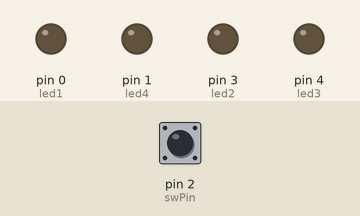
This sketch was run on a simulated Arduino Uno, built with avr-gcc and run on an emulated ATmega328P. Parts: output pins drawn as LEDs (lit = HIGH). The inputs (shaded band) are chosen by the test bench; at power-on: pin 2 (swPin) HIGH. Random numbers use the default seed unless the sketch sets one.

Above: at 1.4 s.
1.5 s: pin 2 (swPin) pulled LOW for 0.15 s
At 3.4 s:
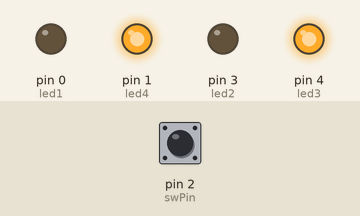
4.5 s: pin 2 (swPin) pulled LOW for 1 s
At 7.2 s:
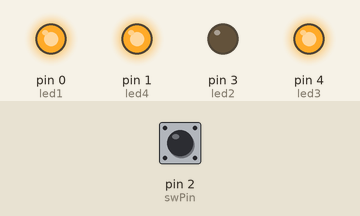
7.5 s: pin 2 (swPin) pulled LOW for 3.2 s
At 12.8 s:
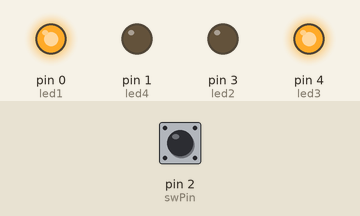
Timing chart, 0 to 14.3 s (numbered marks = the images above; inputs shaded):
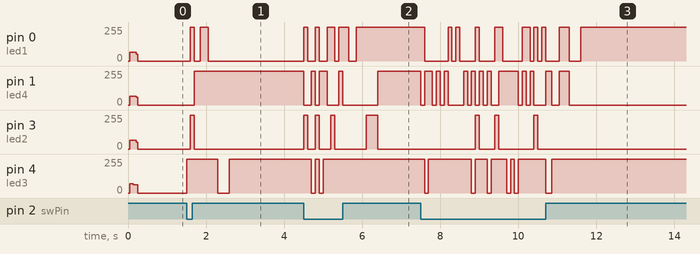

Measured:
- after the input at 1.5 s, pin 0 (led1): 0/255 → 255/255 after 0.10 s, → 0/255 0.10 s later, → 255/255 0.15 s later, → 0/255 0.20 s later; pin 1 (led4): 0/255 → 255/255 after 0.20 s; pin 3 (led2): 0/255 → 255/255 after 0.10 s, → 0/255 0.10 s later; pin 4 (led3): 0/255 → 255/255 at once, → 0/255 0.80 s later, → 255/255 0.30 s later
- after the input at 4.5 s, pin 0 (led1): 0/255 → 255/255 at once, → 0/255 0.10 s later, → 255/255 0.20 s later, → 0/255 0.10 s later, … (9 changes in this stretch); pin 1 (led4): 255/255 → 0/255 at once, → 255/255 0.20 s later, → 0/255 0.10 s later, → 255/255 0.10 s later, … (8 changes in this stretch)
- after the input at 7.5 s, pin 0 (led1): 255/255 → 0/255 after 0.10 s, → 255/255 0.60 s later, → 0/255 0.10 s later, → 255/255 0.10 s later, … (18 changes in this stretch); pin 1 (led4): 255/255 → 0/255 at once, → 255/255 0.10 s later, → 0/255 0.20 s later, → 255/255 0.10 s later, … (25 changes in this stretch)

The sketch:

wuerfel.ino
```cpp
/********************************************************************
*
*   Wuerfel V1.0
*   Florian Ulmschneider
*   16.12.2014
*
********************************************************************/


#include <Entropy.h>
#include <avr/power.h>

const byte led1 = 0;
const byte led2 = 3;
const byte led3 = 4;
const byte led4 = 1;
const byte swPin = 2;
const byte emptyPin = 5;
byte randNum;
byte prevNum;

void setup() {
  Entropy.initialize();

  pinMode(led1, OUTPUT);
  pinMode(led2, OUTPUT);
  pinMode(led3, OUTPUT);
  pinMode(led4, OUTPUT);
  pinMode(swPin, INPUT_PULLUP);
  pinMode(emptyPin, INPUT);

  power_adc_disable();
  power_usi_disable();

  for(byte i=0; i<50; i++) {
    digitalWrite(led1, HIGH);
    delay(1);
    digitalWrite(led1, LOW);

    digitalWrite(led2, HIGH);
    delay(1);
    digitalWrite(led2, LOW);

    digitalWrite(led3, HIGH);
    delay(1);
    digitalWrite(led3, LOW);

    digitalWrite(led4, HIGH);
    delay(1);
    digitalWrite(led4, LOW);
  }
}

void loop() {
  if (digitalRead(swPin) == LOW) {
    do {
      do {

        randNum=random(0,6);

      } while(randNum == prevNum);

      disp(randNum);

      prevNum = randNum;
      delay(100);

    } while(digitalRead(swPin) == LOW);

    for(byte i=1; i<6; i++) {

      do {

        randNum=Entropy.random(0,6);

      } while(randNum == prevNum);

      disp(randNum);

      prevNum = randNum;
      delay((i*50)+100);
    }
  }
}

void disp(byte x) {
  switch(x) {
    case 0:
      digitalWrite(led1, LOW);
      digitalWrite(led2, LOW);
      digitalWrite(led3, LOW);
      digitalWrite(led4, HIGH);
    break;

    case 1:
      digitalWrite(led1, LOW);
      digitalWrite(led2, LOW);
      digitalWrite(led3, HIGH);
      digitalWrite(led4, LOW);
    break;

    case 2:
      digitalWrite(led1, LOW);
      digitalWrite(led2, LOW);
      digitalWrite(led3, HIGH);
      digitalWrite(led4, HIGH);
    break;

    case 3:
      digitalWrite(led1, HIGH);
      digitalWrite(led2, LOW);
      digitalWrite(led3, HIGH);
      digitalWrite(led4, LOW);
    break;

    case 4:
      digitalWrite(led1, HIGH);
      digitalWrite(led2, LOW);
      digitalWrite(led3, HIGH);
      digitalWrite(led4, HIGH);
    break;

    case 5:
      digitalWrite(led1, HIGH);
      digitalWrite(led2, HIGH);
      digitalWrite(led3, HIGH);
      digitalWrite(led4, LOW);
    break;
  }
}
```
